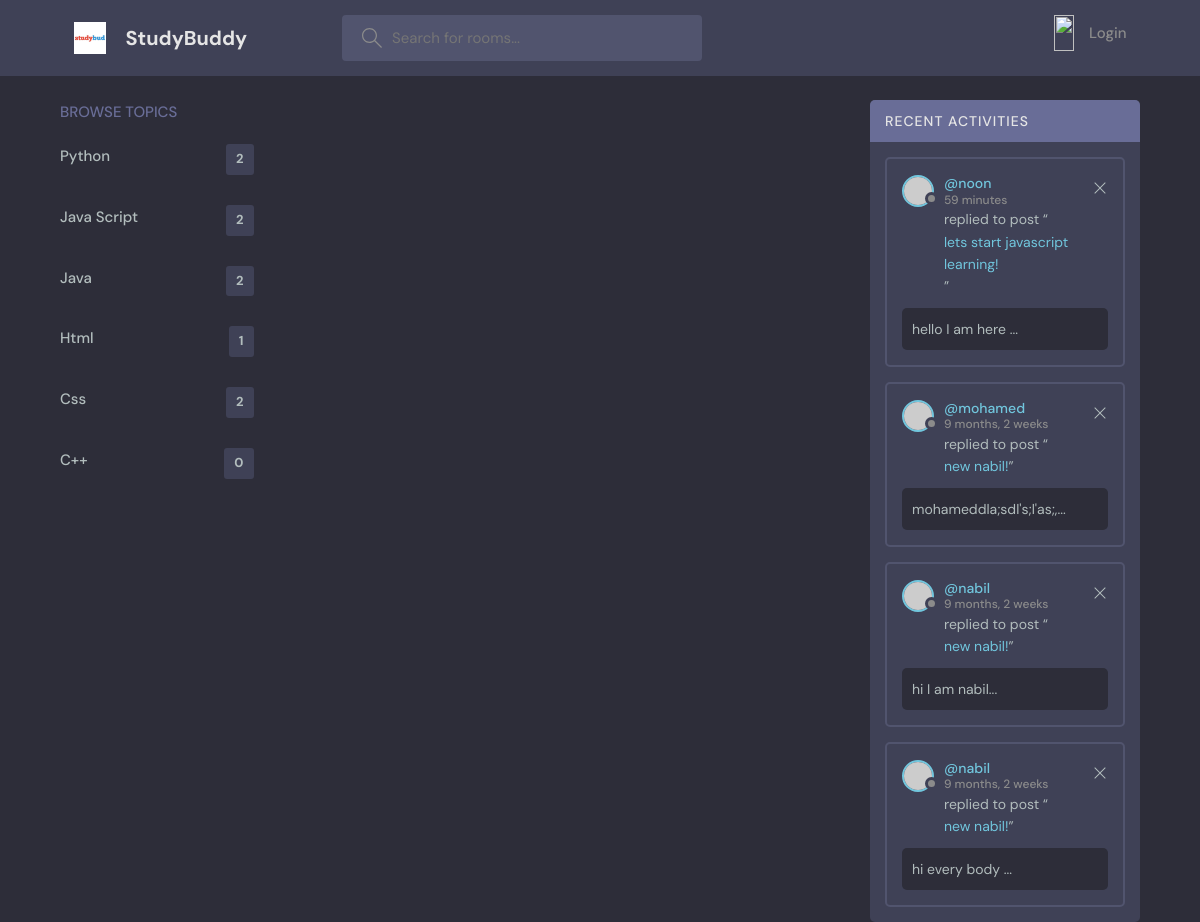
Page /user-profile/14/ on the committed database.
### base/models.py (models this page shows, shortened)
class Topic(models.Model):
    name = models.CharField(max_length=100)

class Message(models.Model):
    user = models.ForeignKey(User, on_delete=models.CASCADE)
    room = models.ForeignKey(Room, on_delete=models.CASCADE)
    body = models.TextField()
    updated = models.DateTimeField(auto_now_add=True)
    created = models.DateTimeField(auto_now=True)
    def __str__(self):
        return self.body[0:50]
    class Meta:
        ordering = ["-created", ]

class Room(models.Model):
    topic = models.ForeignKey(Topic, on_delete=models.SET_NULL, null=True)
    host = models.ForeignKey(User, on_delete=models.SET_NULL, null=True, )
    name = models.CharField(max_length=200)
    description = models.TextField()
    participants = models.ManyToManyField(User, related_name="participants", blank=True)
    updated = models.DateTimeField(auto_now_add=True)
    created = models.DateTimeField(auto_now=True)
    def __str__(self):
        return self.name
    class Meta:
        ordering = ["-created",]

### base/views.py (the view)
# urls.py: path('user-profile/<int:id>/',views.user_profile,name="user-profile" ),
def user_profile(request, id):
    user = User.objects.get(id=id)
    topics = Topic.objects.all()
    rooms = user.room_set.all()
    room_messages = Message.objects.all()
    context = {"user": user, "topics": topics, "rooms": rooms, 'room_messages': room_messages}
    return render(request, "base/user-profile.html", context)

### base/templates/base/user-profile.html (shortened to what this page needs)
{% extends 'main.html' %} {% block content%}
<main class="layout layout--3">
  <div class="container">
    <div class="topics">
      <div class="topics__header">
        <h2>Browse Topics</h2>
      </div>
      {% include 'base/topics_component.html' %}
    </div>
    <div class="activities">
      <div class="activities__header">
        <h2>Recent Activities</h2>
      </div>
      {% include 'base/activities_component.html'%}
    </div>
  </div>
</main>
{% endblock %}

### base/templates/base/topics_component.html
        <ul class="topics__list">
         {% for topic in topics %}
         <div>
             <li>
             <a href=" {% url 'home' %}?q={{topic.name}}"> {{topic.name}} <span>
                 {{topic.room_set.all.count}}
                  </span></a>
             </li>
         </div>
       {% endfor %}
        </ul>

### base/templates/base/activities_component.html (shortened to what this page needs)
   {% for message in room_messages%}
    <div class="activities__box">
            <div class="activities__boxHeader roomListRoom__header">
              <a href="profile.html" class="roomListRoom__author">
                <div class="avatar avatar--small">
                  <img src="https://randomuser.me/api/portraits/women/11.jpg" />
                </div>
                <p>
                  @{{message.user.username}}
                  <span> {{ message.created | timesince }}</span>
                </p>
              </a>
              <div class="roomListRoom__actions">
                <a href="#">
                  <svg version="1.1" xmlns="http://www.w3.org/2000/svg" width="32" height="32" viewBox="0 0 32 32">
                    <title>remove</title>
                    <path
                      d="M27.314 6.019l-1.333-1.333-9.98 9.981-9.981-9.981-1.333 1.333 9.981 9.981-9.981 9.98 1.333 1.333 9.981-9.98 9.98 9.98 1.333-1.333-9.98-9.98 9.98-9.981z"
                    ></path>
                  </svg>
                </a>
              </div>
            </div>
            <div class="activities__boxContent">
              <p>replied to post “<a href="{% url 'room' message.room.id %}">{{message.room}}!</a>”</p>
              <div class="activities__boxRoomContent">
                {{message}}...
              </div>
            </div>
          </div>
    {%endfor%}

### static/styles/style.css (style rules this page uses)
:root { --color-main: #71c6dd; --color-main-light: #e1f6fb; --color-dark: #3f4156; --color-dark-medium: #51546e; --color-dark-light: #696d97; --color-light: #e5e5e5; --color-gray: #8b8b8b; --color-light-gray: #b2bdbd; --color-bg: #2d2d39; --color-success: #5dd693; --color-error: #fc4b0b; }
* { font-family: "DM Sans", -apple-system, BlinkMacSystemFont, "Segoe UI", Roboto, Oxygen, Ubuntu, Cantarell, "Open Sans", "Helvetica Neue", sans-serif; margin: 0; padding: 0; box-sizing: border-box; text-rendering: optimizeLegibility; font-size: inherit; }
html { font-size: 56.25%; }
@media only screen and (min-width: 1200px) { html { font-size: 62.5%; } }
body { line-height: 1.6; font-weight: 400; font-size: 1.5rem; color: var(--color-light-gray); background-color: var(--color-bg); min-height: 100vh; }
img { width: 100%; }
a { display: inline-block; color: var(--color-main); text-decoration: none; }
.container { max-width: 120rem; width: 90%; margin: auto; }
.avatar { position: relative; display: inline-block; border-radius: 50%; border: 2px solid var(--color-main); }
.avatar img { display: block; border-radius: 50%; object-fit: cover; object-position: center; }
.avatar::after { content: ""; display: block; position: absolute; background-color: var(--color-gray); z-index: 111; border-radius: 50%; border: 0.3rem solid var(--color-dark); }
.avatar.avatar--small img { width: 2.8rem; height: 2.8rem; }
.avatar.avatar--small:after { width: 0.7rem; height: 0.7rem; bottom: 0px; right: -6px; }
.layout { margin-top: 2.4rem; }
.layout > .container { display: flex; justify-content: space-between; align-items: flex-start; }
.layout--3 > .container > div:first-child { flex-basis: 18%; max-width: 22.5rem; }
.layout--3 > .container > div:last-child { flex-basis: 25%; }
.topics__header { margin-bottom: 2rem; }
.topics__header h2 { text-transform: uppercase; font-weight: 500; color: var(--color-dark-light); }
.topics__list { list-style: none; }
.topics__list li a { display: flex; justify-content: space-between; margin-bottom: 3rem; font-weight: 500; color: var(--color-light-gray); transition: all 0.3s ease-in-out; }
.topics__list li a span { padding: 0.5rem 1rem; background-color: var(--color-dark); border-radius: 3px; font-size: 1.3rem; font-weight: 700; letter-spacing: 1px; }
.roomListRoom__header { display: flex; justify-content: space-between; align-items: center; }
.roomListRoom__author { font-weight: 500; display: flex; align-items: center; gap: 1rem; }
.roomListRoom__actions { display: flex; align-items: flex-start; gap: 1rem; position: relative; }
.roomListRoom__actions svg { fill: var(--color-main); width: 1.6rem; height: 1.6rem; }
.activities { background: var(--color-dark); border-radius: 5px; overflow: hidden; }
.activities__header h2 { background-color: var(--color-dark-light); text-transform: uppercase; font-weight: 500; padding: 1rem 1.5rem; color: var(--color-light); letter-spacing: 1px; font-size: 1.4rem; }
.activities__box { margin: 1.5rem; padding: 1.5rem; border: 2px solid var(--color-dark-medium); border-radius: 5px; }
.activities__boxHeader p { font-size: 1.4rem; line-height: 1.3; }
.activities__boxHeader p span { color: var(--color-gray); font-size: 1.2rem; display: block; }
.activities__boxContent { margin-left: 4.2rem; }
.activities__boxContent { font-size: 1.4rem; }
.activities__boxRoomContent { background: var(--color-bg); padding: 1rem; border-radius: 5px; margin-top: 1rem; margin-left: -4.2rem; }
.roomListRoom__actions svg { fill: var(--color-light-gray); }

### rows in the picture
Topic: name "Python", room_set.all.count "2"
Topic: name "Java Script", room_set.all.count "2"
Topic: name "Java", room_set.all.count "2"
Topic: name "Html", room_set.all.count "1"
Topic: name "Css", room_set.all.count "2"
Topic: name "C++", room_set.all.count "0"
Message: user.username "noon", created "59 minutes", room "lets start javascript learning", body "hello I am here"
Message: user.username "mohamed", created "9 months, 2 weeks", room "new nabil", body "mohameddla;sdl's;l'as;,"
Message: user.username "nabil", created "9 months, 2 weeks", room "new nabil", body "hi I am nabil"
Message: user.username "nabil", created "9 months, 2 weeks", room "new nabil", body "hi every body"
